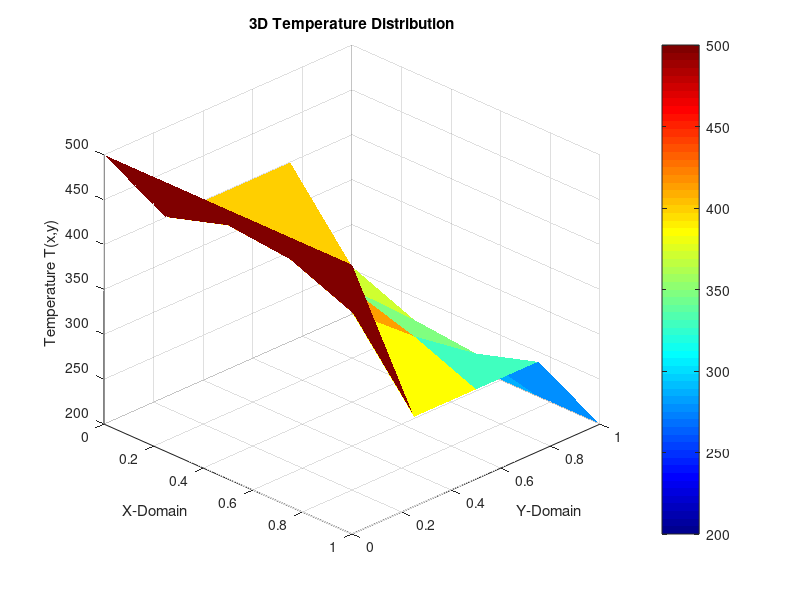

This chart was generated by the following MATLAB code:
% Simulating Fluid Flow in MATLAB with 3D Visualization

% Number of grid points
N = 3+2;

% Domain size
L = 1;

% Corrected grid spacing
h = L / N; 

% Iteration number
iterations = 0;

% Thermal conductivity
k = 1;

% Cross-section area
A = 1;

% Initializing temperature field
T = zeros(N, N);


% Setting boundary conditions
T(:, 1) = 400; % Left boundary TL
T(:, end) = 300; % Right boundary TR
T(1, :) = 500; % Top boundary TT
T(end, :) = 200; % Bottom boundary TB
disp("Initial T ")
disp(T)
% Initializing iterated temperature
T_new = T;

% Error related variables
epsilon = 1.E-8;
numerical_error = 1;

% Plot for numerical error
figure(10);

% Checking the error tolerance
while numerical_error > epsilon
    % Computing for all interior points
    for i = 2:N-1
        for j = 2:N-1
            % fprintf('The value of (i,j)= (%d,%d)\n',i,j)
            a_E = k * A / h;
            a_W = k * A / h;
            a_N = k * A / h;
            a_S = k * A / h;
            a_P = a_E + a_W + a_N + a_S;
            T_new(i, j) = (a_E * T(i, j+1) + a_W * T(i, j-1) + a_N * T(i-1, j) + a_S * T(i+1, j)) / a_P;
        end
    end
    
    % Resetting the numerical error and recalculate
    numerical_error = sum(sum(abs(T(2:N-1, 2:N-1) - T_new(2:N-1, 2:N-1))));
    
    % Iteration advancement and reassignment
    iterations = iterations + 1;
    T = T_new;
    
    % Plotting numerical error
    if mod(iterations, 1000) == 0
        figure(10);
        semilogy(iterations, numerical_error, 'ko');
        pause(0.01);
    end
end
disp("T_new")
disp(T_new)
% 3D Surface Plot of Temperature Distribution
disp('---------------------')
% Defining the position vector and the grid from indices
x_dom = linspace(0, L, N);
y_dom = linspace(0, L, N);
[X, Y] = meshgrid(x_dom, y_dom);

% Plotting the 3D surface
figure(11);
contourf(X, Y, T, 12);

surf(X, Y, T, 'EdgeColor', 'none'); % Smooth 3D surface plot
colormap jet; % Use jet colormap for better visualization
colorbar; % Add color scale
xlabel('X-Domain');
ylabel('Y-Domain');
zlabel('Temperature T(x,y)');
title('3D Temperature Distribution');
view(45, 30); % Adjust viewing angle for better visibility
grid on;